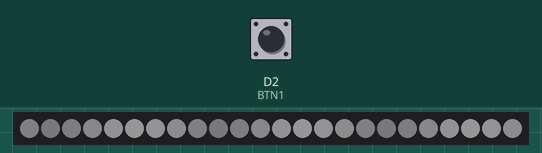
Recording of a program running on a simulated ESP8266 (Wemos D1 mini). Shown: 24 RGB LEDs in strip order, left to right. Inputs (shaded band) come from the test bench; at power-on: D2 (BTN1) HIGH. Dim RGB values are drawn brighter than linear.

Above: at 1.25 s.
1.3 s: D2 (BTN1) pulled LOW for 0.15 s
At 1.8 s:
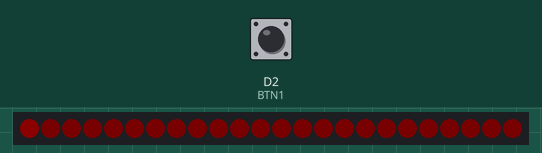
Timing chart, 0 to 4.3 s (numbered marks = the images above; inputs shaded):
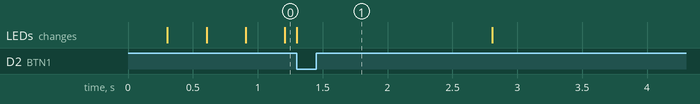

The program:

main.cpp
```cpp
#include <Arduino.h>
#include <Adafruit_NeoPixel.h>

#define PIXELS_PIN D5
#define BTN1 D2

uint8_t state = 2; //0=resting, 1=working, 2=idle
uint32_t stateStartTime = 0;

uint32_t workTimer = 25*60*1000; // 25 mins work
uint32_t restTimer = 5*60*1000; // 5 mins rest

uint8_t brightness = 0;
float progress = 0;

Adafruit_NeoPixel pixels = Adafruit_NeoPixel(24, PIXELS_PIN, NEO_GRB + NEO_KHZ800);


void whitePixelPattern(){
    pixels.clear();
    for(uint8_t i=0; i<24; i++) {
      float angle = (3*(float)i)/24 + ((float)millis()/2000); // pixel position, and time dependent terms
      brightness = 10*(1+sin(angle*2*PI)) + 2;
      pixels.setPixelColor(i, pixels.ColorHSV(0, 0, brightness));
    }
    pixels.show();
}

void timerPattern(uint16_t hue, float progress){
    pixels.clear();
    for(uint8_t i=0; i<24; i++) {
      brightness = 10*(1+tanh(( progress - ((float)i/24) )*100)) +2;
      pixels.setPixelColor(i, pixels.ColorHSV(hue, 255, brightness));
    }
    pixels.show();
}


void setup() {
  pinMode(PIXELS_PIN, OUTPUT);
  pinMode(BTN1, INPUT_PULLUP);

  Serial.begin(115200);
  Serial.println("");

  pixels.begin();
  pixels.show();
}


void loop() {

  if (state == 2){ // idle state
    whitePixelPattern();

    if (digitalRead(BTN1) == 0) {
      // When button is pressed, move into the working state
      state = 1;
      stateStartTime = millis();
    }


  } else if (state == 1){ // working state
    progress = ((float)(millis()-stateStartTime)/(float)workTimer);
    timerPattern(0, progress);

    if (progress >= 1) {
      // Move to the rest state after the workTime time has passed
      state = 0;
      stateStartTime = millis();
    }


  } else if (state == 0) { // resting state
    progress = ((float)(millis()-stateStartTime)/(float)restTimer);
    timerPattern(21845, progress); //green

    if (progress >= 1) {
        // Move back to the idle state after the restTimer time has passed
        state = 2;
        stateStartTime = millis();
    }
  }

}
```

Measured:
- after the input at 1.3 s, the LEDs: change at once (image 1)
